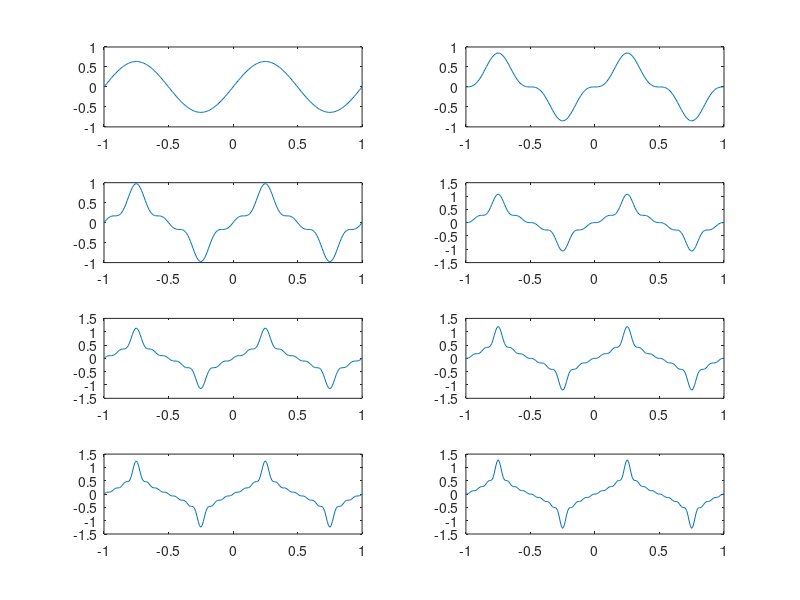

Source code (MATLAB):
N=8;
t=-1:0.01:1;
A=1;
T=1;
nh=(1:N)*2-1;
Am=2/pi ./ nh;
Am(2:2:end) = -Am(2:2:end);
harmonics=sin(2 * pi * nh' * t/T);
s1=harmonics.*repmat(Am',1,length(t))
s2=cumsum(s1);
for k=1:N
         subplot(4,2,k)
plot(t, s2(k,:)) 
end
print("meandr.png");